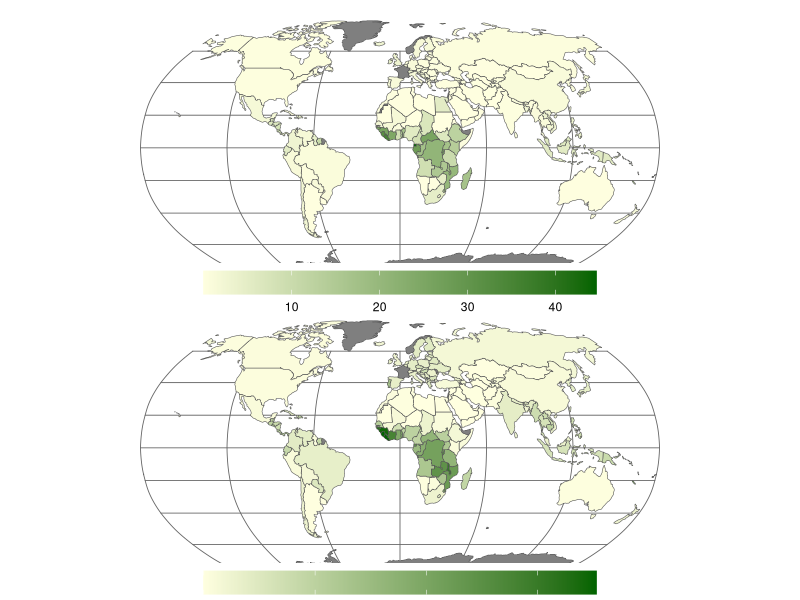

This figure's R source: (Note: this script raises an error after producing the figure.)
## ---- chunk 1
library("rnaturalearth")
library("rnaturalearthdata")
library(tidyverse)
library(gridExtra)
## ---- chunk 2
IUCN_agroforestry  <- read.csv("../data/IUCN_ndc_agroforestry.csv") %>% select(Agroforestry, ISO_A3)

summary_country <-read_csv("../output/summary_country.csv") %>%
  left_join(IUCN_agroforestry) %>%
  rename(IUCN = Agroforestry)

summary_country <- summary_country %>%
  mutate(iso_a3 = ISO_A3,
         admin = NAME_EN) 

world <- ne_countries(scale = "small", returnclass = "sf") %>%
  left_join(summary_country, by = "iso_a3") %>%
  select(iso_a3, density_crop, density_pasture, IUCN) 

quantile_crop <- quantile(world$density_crop, na.rm = TRUE)
## ---- chunk 3

## ---- chunk 4
crop <- ggplot(data = world) +
  geom_sf(aes(fill = density_crop))  +
  scale_fill_gradient(low = "lightyellow",
                      high = "darkgreen",space = "Lab",
                      na.value = "grey50", guide = "colourbar", aesthetics = "fill") +
  coord_sf(crs = "+proj=robin +lon_0=0w") + theme_minimal() + 
  theme(legend.direction = "horizontal", 
        legend.position = c(0.5, 0),
        legend.title = element_blank(),
        legend.background = element_rect(fill="white",  size=0, linetype="dotted")) +
  theme(legend.key.width = unit(2, "cm")) +
  theme(panel.grid.major = element_line(color = gray(.4), size = 0.3))


pasture <- ggplot(data = world) +
  geom_sf(aes(fill = density_pasture))  +
  scale_fill_gradient(low = "lightyellow",
                      high = "darkgreen",space = "Lab",
                      na.value = "grey50", guide = "colourbar", aesthetics = "fill") +
  coord_sf(crs = "+proj=robin +lon_0=0w") + theme_minimal() + 
  theme(legend.direction = "horizontal", 
        legend.position = c(0.5, 0),
        legend.title = element_blank(),
        legend.background = element_rect(fill="white",  size=0, linetype="dotted")) +
  theme(legend.key.width = unit(2, "cm")) +
  theme(panel.grid.major = element_line(color = gray(.4), size = 0.3))

grid.arrange(crop, pasture, ncol = 1)
## ---- chunk 5

potential_c <- read.csv("../output/potential.csv") %>% group_by(ISO_A3, CP) %>% summarize(potential = sum(carbon_potential)) %>%
  spread(CP, potential, fill = NA, convert = FALSE)

standing_c <- read_csv("../output/summary_country.csv")  %>% left_join(potential_c, by = c("ISO_A3")) %>%
  rename(potential_crop = crop,
         potential_pasture = pasture) %>%
  mutate(total_potential = potential_crop + potential_pasture)

write.csv(standing_c, "../output/summary_potential_standing.csv")
## ---- chunk 6
IUCN <- read_csv("../output/summary_all.csv") %>%
  left_join(IUCN_agroforestry, by = c("ISO_A3")) %>%
  select(Agroforestry, area_pasture, area_crop, biomass_pasture, biomass_crop) %>%
  #mutate(mitigation = as.factor(mitigation)) %>%
  #mutate_all(funs(ifelse(is.na(.), 0, .))) %>%
  group_by(Agroforestry) %>%
  summarise(pasture = sum(biomass_pasture, na.rm = TRUE)/1000,
            crop = sum(biomass_crop, na.rm = TRUE)/1000) %>%
  gather(-Agroforestry, key = "CP", value = "carbon_standing")

IUCN_agroforestry %>% group_by(Agroforestry) %>% count()

IUCN_potential <- read.csv("../output/potential.csv") %>% left_join(IUCN_agroforestry, by = c("ISO_A3")) %>%
  select(carbon_potential, CP, Agroforestry) %>%
  #mutate_all(funs(ifelse(is.na(.), 0, .))) %>%
  #select(mitigation.y, carbon_potential, CP) %>%
  #mutate(mitigation = as.factor(mitigation.y)) %>%
  #mutate_all(funs(ifelse(is.na(.), 0, mitigation))) %>%
  group_by(Agroforestry, CP) %>%
  summarise(carbon_potential = sum(carbon_potential, na.rm = TRUE)/10^9/10) %>%
  left_join(IUCN, by = c("Agroforestry","CP"))

sum(IUCN_potential$carbon_standing)/10^6

## ---- chunk 7
IUCN_pot_all <- IUCN_potential
IUCN_potential<- IUCN_potential %>% remove_missing() %>%
  rename(NDC = Agroforestry)
## ---- chunk 8
standing <- read.csv("../output/summary_all.csv") %>%
  select(NAME_EN, ISO_A3, biomass_pasture, biomass_crop) %>%
  #mutate(mitigation = as.factor(mitigation)) %>%
  ##mutate_all(funs(ifelse(is.na(.), 0, .))) %>%
  group_by(ISO_A3) %>%
  summarise(pasture_loss = sum(biomass_pasture/10^6, na.rm = TRUE)*(-1),
            crop_loss = sum(biomass_crop/10^6, na.rm = TRUE)*(-1)) %>%
  gather(-ISO_A3, key = "CP", value = "standing") %>%
  #mutate(mitigation = as.factor(mitigation)) %>%
  group_by(ISO_A3, CP) %>%
  summarise(carbon= sum(standing)/1000) %>%
  mutate(CP = as.factor(CP))
## ---- chunk 9
countries1<-read.csv("../output/potential.csv") %>%
  select(ISO_A3, carbon_potential, CP) %>%
  #mutate(mitigation = as.factor(mitigation)) %>%
  ##mutate_all(funs(ifelse(is.na(.), 0, .))) %>%
  group_by(ISO_A3, CP) %>%
  summarise(carbon = sum(carbon_potential, na.rm = TRUE)/10^9/10)

totals <-read.csv("../output/potential.csv") %>%
  select(ISO_A3, carbon_potential, CP) %>%
  group_by(ISO_A3) %>%
  summarise(total = sum(carbon_potential, na.rm = TRUE)) %>% arrange(-total) %>%
  top_n(15) 

fig_data <-rbind(standing, countries1)

names <- read.csv("../output/summary_all.csv") %>%
  select(NAME_EN, ISO_A3)

fig <- totals %>% left_join(fig_data) %>%
  left_join(names) %>% distinct()

## ---- chunk 10
cbPalette <- c("#999999", "#E69F00", "#56B4E9", "#009E73", "#F0E442", "#0072B2", "#D55E00", "#CC79A7")

fig %>%
  group_by(CP) %>%
  summarize(carbon = sum(carbon))

levels(fig$NAME_EN) <- c(levels(fig$NAME_EN), "China")
fig$NAME_EN[fig$NAME_EN == "People's Republic of China"] <- 'China'

fig$CP <- factor(fig$CP, levels = c("crop", "pasture", "crop_loss", "pasture_loss"))

fig %>% ggplot(aes(reorder(NAME_EN, total), carbon)) +
  geom_col(aes(fill = CP), width = 0.75) + coord_flip() +   labs(x = "",y = "Carbon Potential (PgC)", sep = "")+ theme_bw() +
  theme(legend.title = element_blank()) + theme() + theme(legend.position = c(0.75, 0.2)) +
  scale_fill_manual(labels = c("Potential gain crop", "Potential gain pasture", "Potential loss crop", "Potential loss pasture"), values = c("#0066CC", "#003366", "#FFCC66", "#FF9900")) +
  theme(axis.text.x = element_text(angle = 0, hjust = 1)) +
  ylim(-0.5,1.2) +
  geom_hline(yintercept=0, size = .5)  +
  theme(legend.background = element_rect(colour = 'black', fill = 'white', linetype='solid'))


## ---- chunk 11

IUCN_potential$NDC <- ifelse(IUCN_potential$NDC == 0, "Not included \n (n = 153)", "Included \n (n = 38)")
IUCN_potential1 <- IUCN_potential
IUCN_potential$CP <- factor(IUCN_potential$CP, levels = c("crop", "pasture", "crop_loss", "pasture_loss"))

IUCN_potential<- IUCN_potential %>%
  mutate(carbon_standing = (-1)*carbon_standing/10^6) %>%
  gather(-NDC,  -CP,  key = "key", value = "value") %>%
  mutate(CP = paste(CP, key, sep = "_")) 

IUCN_potential$CP <- factor(IUCN_potential$CP, levels = c("crop_carbon_potential", "pasture_carbon_potential", "crop_carbon_standing", "pasture_carbon_standing"))

IUCN_potential %>%
  ggplot(aes(reorder(NDC, -value), value)) + geom_col(aes(fill = CP), width=.75) + ylim(-8,8) +
  labs(x = "Inclusion of Agroforestry as a mitigation \n or adaptation technique in NDC",y = "Carbon Potential (PgC)", sep = "")+
  theme_bw() + theme(legend.position = c(0.72, 0.15)) +
  theme(legend.title = element_blank()) +
  scale_fill_manual(labels = c("Potential gain crop", "Potential gain pasture", "Potential loss crop", "Potential loss pasture"), values = c("#0066CC", "#003366", "#FFCC66", "#FF9900")) +
  theme(axis.text.x = element_text(angle = 0, hjust = 0.5)) + geom_hline(yintercept=0,size = 0.5) +
  theme(legend.background = element_rect(colour = 'black', fill = 'white', linetype='solid'))


## ---- chunk 12
IUCN_potential1 %>%
  group_by(NDC) %>%
  summarise(potential = sum(carbon_potential),
            standing = sum(carbon_standing)/10^6)

3.7/6.9
7.9/9.4
153+38
## ---- chunk 13
##"#56B4E9", "#009E73", "#F0E442", "#0072B2", "#D55E00", "#CC79A7")
## figure 2: Econ chart
read.csv("../output/summary_all.csv") %>%
  group_by(NAME_EN, INCOME_GRP) %>% summarise(biomass = 1) %>% remove_missing() %>%
  group_by(INCOME_GRP) %>%
  tally()
         
         
econ <- read_csv("../output/summary_all.csv") %>%
  select(NAME_EN, BIOME_NAME, INCOME_GRP, density_pasture, density_crop) %>% drop_na() %>%
  rename(pasture = density_pasture,
         crop = density_crop) %>%
  mutate(ECONOMY = factor(ifelse(INCOME_GRP == "1. High income: OECD" , "High income \n (n=67)",
                                 ifelse(INCOME_GRP == "2. High income: nonOECD", "High income \n (n=67)",
                                    ifelse(INCOME_GRP == "5. Low income", "Low income \n (n=34)",
                                        ifelse(INCOME_GRP =="4. Lower middle income", 
                                               "Lower middle \n income \n (n =43)",
                                               "Upper middle \n income \n (n=48)"
                                               )))))) %>%
  gather(CP,value,pasture:crop) %>%
  group_by(CP, ECONOMY) %>% 
  summarise(mean_density = mean(value),  # calculates the mean of each group
            sd = sd(value), # calculates the standard deviation of each group
            n_cb = n(),  # calculates the sample size per group
            se = sd(value)/sqrt(n()))


ggplot(econ, aes(x=reorder(ECONOMY, -mean_density), 
               y=mean_density, 
               color=CP)) + 
  geom_errorbar(aes(ymin=mean_density-se, 
                    ymax=mean_density+se), 
                width=.3, size=0.7, position=position_dodge(.3)) +
  geom_point(position=position_dodge(.3)) +
  theme_bw() + ylab("Average Carbon Density (MgC ha-1)")+ xlab("")+
  scale_color_manual(values = c("#D55E00","#003366"))+
  theme(legend.title=element_blank()) +
  theme(legend.justification = c(1, 1), legend.position = c(0.93, 0.93),
        legend.box.background = element_rect(colour = "black"))+
  theme( 
    axis.text.x = element_text(color='black'),
    axis.ticks.y = element_blank(),
    axis.title.x = element_text(size=11,color='black')
  )
## ---- chunk 14
potential<- IUCN_potential1 %>%
  group_by(CP) %>% 
  summarise(`100 % ` = sum(carbon_potential)*10,
            `-100 % ` = sum(carbon_standing)*(-1)/10^6) %>%
  mutate(`10 % ` = `100 % `*0.1,
         `5 % ` = `100 % `*0.05,
         `2.5 % ` = `100 % `*0.025,
         `1 % ` = `100 % `*0.01,
         `-50 % ` = `-100 % `*0.5,
         `-25 % ` = `-100 % `*0.25,
         `-10 % ` = `-100 % `*0.1,
         `-5 % ` = `-100 % `*0.05,
         `-2.5 % ` = `-100 % `*0.025,
         `-1 % ` = `-100 % `*0.01,) %>%
  gather(Adoption,value,`-100 % `:`-1 % `) %>%
  mutate(color = ifelse(value < 0 & CP == "crop", "trees in crop loss",
                        ifelse(value < 0 & CP == "pasture", "trees in pasture loss",
                               ifelse(value >0 & CP == "crop", "trees in crop gain", "trees in pasture gain"))))%>%
  mutate(color = as.factor(color))

potential$color <- factor(potential$color, levels = c("trees in crop gain", "trees in pasture gain", "trees in crop loss", "trees in pasture loss"))

potential %>% 
  ggplot(aes(reorder(Adoption, value), value)) +
  geom_col(aes(fill = color))+theme_bw() + scale_fill_manual(labels = c("Potential gain crop", "Potential gain pasture", "Potential loss crop", "Potential loss pasture"), values = c("#0066CC", "#003366", "#FFCC66", "#FF9900")) +
  labs(x = "Adoption Percentage",y = "Carbon Sequestration Potential (PgC)", sep = "")+
  theme(legend.title = element_blank()) + ylim(-10, 10) +
  theme(axis.text.x = element_text(angle = 45, hjust = 1))+
  theme(legend.position = c(0.7, 0.2)) +
  theme(legend.background = element_rect(colour = 'black', fill = 'white'))


## ---- chunk 15
abstract<- read.csv("../data/abstract.csv")

abstract %>% filter(CP == "crop") %>%
  #gather(-CP, key = "key", value = "value") %>%
  ggplot(aes(SP, Value)) +
  geom_bar(aes(fill = SP), stat = "identity") +
  theme_bw() +
  labs(x = "",y = "Carbon (PgC)", sep = "")+
  theme(legend.title = element_blank()) + ylim(0, 5) +
  scale_fill_manual(values = c("#006400","#B8CAB2")) +
 # theme(axis.text.x = element_text(angle = 0, hjust = 1)) +  
  theme(legend.position = "none")

## ---- chunk 16
abstract %>% filter(CP == "pasture") %>%
  #gather(-CP, key = "key", value = "value") %>%
  ggplot(aes(SP, Value)) +
  geom_bar(aes(fill = SP), stat = "identity") +
  theme_bw() +
  labs(x = "",y = "Carbon (PgC)", sep = "")+
  theme(legend.title = element_blank()) + ylim(0, 5) +
  scale_fill_manual(values = c("#006400","#B8CAB2")) +
 # theme(axis.text.x = element_text(angle = 0, hjust = 1)) +  
  theme(legend.position = "none")
